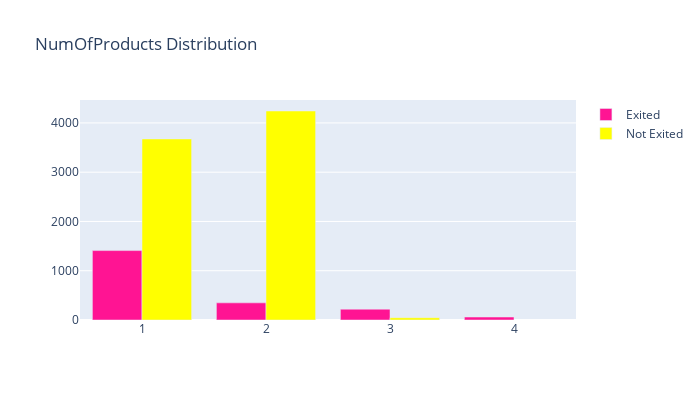

Write notebook code for a chart like this one.
### Markdown cell above
<a id = 'subsec7'></a>
**NumOfProducts Feature**

### Code cell
df_1 = df[df['Exited'] == 1]
df_2 = df[df['Exited'] == 0]
df_1 = df_1['NumOfProducts'].value_counts()
df_2 = df_2['NumOfProducts'].value_counts()

trace1 = go.Bar(x = df_1.index[::-1], y = df_1.values[::-1], name = 'Exited', marker = dict(color = 'deeppink'))
trace2 = go.Bar(x = df_2.index[::-1], y = df_2.values[::-1], name = 'Not Exited', marker = dict(color = 'yellow'))
data = [trace1, trace2]
layout = go.Layout(height = 400, width = 700, title = 'NumOfProducts Distribution')
fig = go.Figure(data = data, layout = layout)
py.iplot(fig)

### Figure 1 — Plotly figure (JSON) as saved in the notebook; plotly's stock layout.template omitted (floating-point values rounded to 4 significant figures)
{"data": [{"marker": {"color": "deeppink"}, "name": "Exited", "type": "bar", "x": [4, 3, 2, 1], "y": [60, 220, 348, 1409]}, {"marker": {"color": "yellow"}, "name": "Not Exited", "type": "bar", "x": [3, 1, 2], "y": [46, 3675, 4242]}], "layout": {"height": 400, "title": {"text": "NumOfProducts Distribution"}, "width": 700}}
